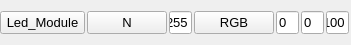
  <widget class="QWidget" name="horizontalLayoutWidget">
   <property name="geometry">
    <rect>
     <x>410</x>
     <y>130</y>
     <width>351</width>
     <height>31</height>
    </rect>
   </property>
   <property name="font">
    <font>
     <family>Arial</family>
     <pointsize>9</pointsize>
    </font>
   </property>
   <layout class="QHBoxLayout" name="horizontalLayout" stretch="4,1,1,1,1,1,1">
    <property name="spacing">
     <number>2</number>
    </property>
    <property name="leftMargin">
     <number>0</number>
    </property>
    <property name="rightMargin">
     <number>2</number>
    </property>
    <item>
     <widget class="QPushButton" name="Led_Module">
      <property name="font">
       <font>
        <family>Arial</family>
        <pointsize>10</pointsize>
        <weight>50</weight>
        <italic>false</italic>
        <bold>false</bold>
       </font>
      </property>
      <property name="styleSheet">
       <string notr="true">font: 10pt &quot;Arial&quot;;</string>
      </property>
      <property name="text">
       <string>Led_Module</string>
      </property>
     </widget>
    </item>
    <item>
     <widget class="QPushButton" name="W">
      <property name="font">
       <font>
        <family>Arial</family>
        <pointsize>10</pointsize>
        <weight>50</weight>
        <italic>false</italic>
        <bold>false</bold>
       </font>
      </property>
      <property name="styleSheet">
       <string notr="true">font: 10pt &quot;Arial&quot;;</string>
      </property>
      <property name="text">
       <string>N</string>
      </property>
     </widget>
    </item>
    <item>
     <widget class="QLineEdit" name="Color_W">
      <property name="font">
       <font>
        <family>Arial</family>
        <pointsize>10</pointsize>
        <weight>50</weight>
        <italic>false</italic>
        <bold>false</bold>
       </font>
      </property>
      <property name="styleSheet">
       <string notr="true">font: 10pt &quot;Arial&quot;;</string>
      </property>
      <property name="text">
       <string>255</string>
      </property>
      <property name="maxLength">
       <number>32767</number>
      </property>
     </widget>
    </item>
    <item>
     <widget class="QPushButton" name="RGB">
      <property name="font">
       <font>
        <family>Arial</family>
        <pointsize>10</pointsize>
        <weight>50</weight>
        <italic>false</italic>
        <bold>false</bold>
       </font>
      </property>
      <property name="styleSheet">
       <string notr="true">font: 10pt &quot;Arial&quot;;</string>
      </property>
      <property name="text">
       <string>RGB</string>
      </property>
     </widget>
    </item>
    <item>
     <widget class="QLineEdit" name="Color_R">
      <property name="font">
       <font>
        <family>Arial</family>
        <pointsize>10</pointsize>
        <weight>50</weight>
        <italic>false</italic>
        <bold>false</bold>
       </font>
      </property>
      <property name="styleSheet">
       <string notr="true">font: 10pt &quot;Arial&quot;;</string>
      </property>
      <property name="text">
       <string>0</string>
      </property>
     </widget>
    </item>
    <item>
     <widget class="QLineEdit" name="Color_G">
      <property name="font">
       <font>
        <family>Arial</family>
        <pointsize>10</pointsize>
        <weight>50</weight>
        <italic>false</italic>
        <bold>false</bold>
       </font>
      </property>
      <property name="styleSheet">
       <string notr="true">font: 10pt &quot;Arial&quot;;</string>
      </property>
      <property name="text">
       <string>0</string>
      </property>
     </widget>
    </item>
    <item>
     <widget class="QLineEdit" name="Color_B">
      <property name="font">
       <font>
        <family>Arial</family>
        <pointsize>10</pointsize>
        <weight>50</weight>
        <italic>false</italic>
        <bold>false</bold>
       </font>
      </property>
      <property name="styleSheet">
       <string notr="true">font: 10pt &quot;Arial&quot;;</string>
      </property>
      <property name="text">
       <string>100</string>
      </property>
     </widget>
    </item>
   </layout>
  </widget>
